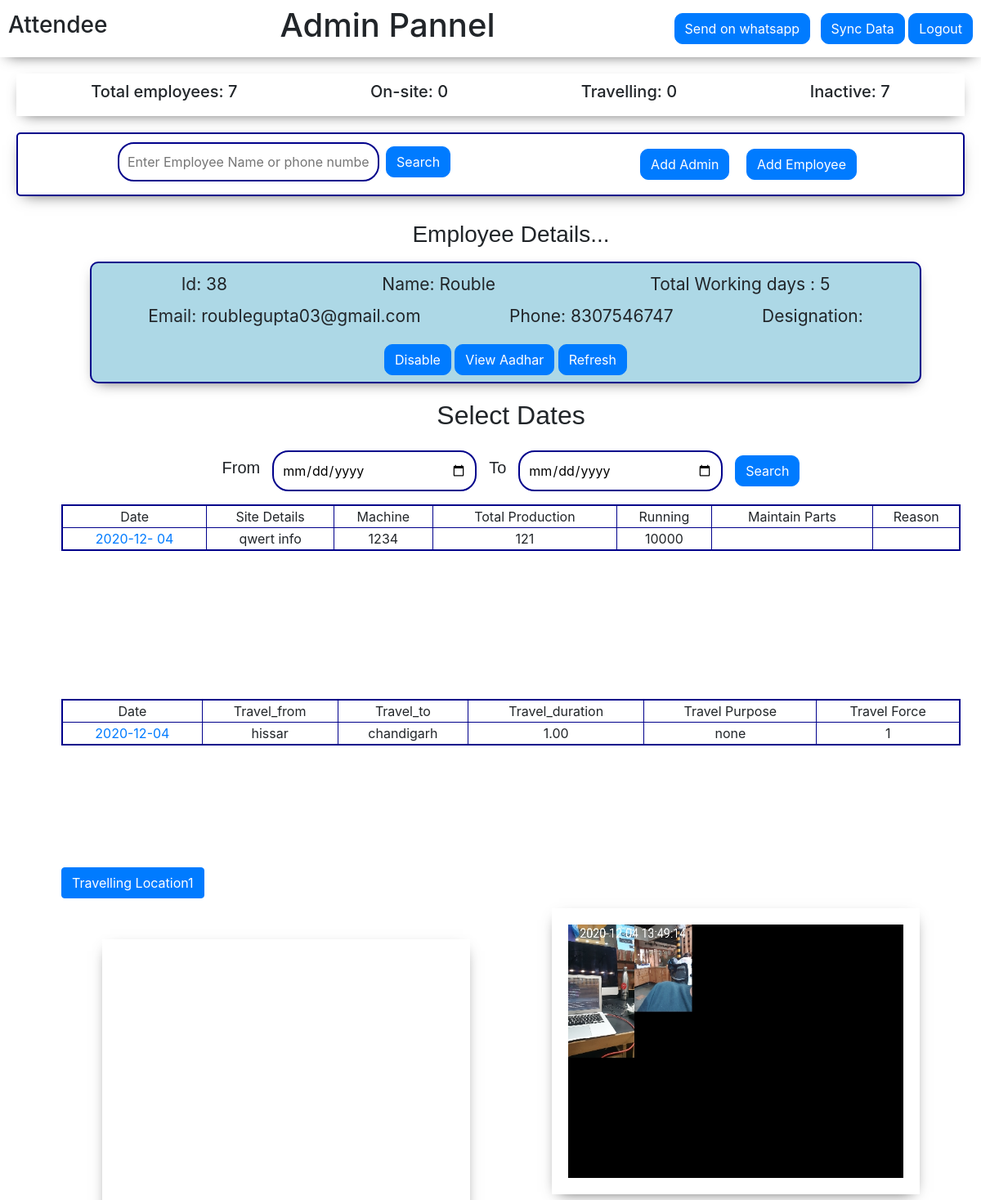
The page /workdetail/38/2020-12-04 (signed in) on the database its author committed.
### attende/models.py (models this page shows, shortened)
class Employee(models.Model):
    emp_id = models.AutoField(primary_key=True)
    employee_name = models.CharField(max_length=100)
    employee_phone = models.CharField(max_length=10, validators=[
                                      RegexValidator(r'^\d{1,16}$')], default=0)
    designation = models.CharField(max_length=20)
    employee_username = models.CharField(max_length=25)
    employee_aadhar = models.ImageField(upload_to="attende/aadhar", default="")
    employee_aadharNumber = models.CharField(
        max_length=12, validators=[RegexValidator(r'^\d{1,16}$')], default=0)
    employee_email = models.CharField(max_length=500, default="")
    employee_status = models.IntegerField(default=0)
    employee_workingDates = models.CharField(max_length=250, default="[]")

class OnSite(models.Model):
    employee = models.ForeignKey(Employee, on_delete=models.CASCADE, null=True)
    emp_date = models.DateField()
    emp_latitude = models.DecimalField(
        max_digits=10, decimal_places=5, default=0)
    emp_longitude = models.DecimalField(
        max_digits=10, decimal_places=5, default=0)
    emp_siteInfo = models.CharField(max_length=500, default="")
    emp_work_modelNumber = models.CharField(
        max_length=50, blank=True, null=True)
    emp_totalProdution = models.CharField(max_length=50, blank=True, null=True)
    emp_running = models.CharField(max_length=50, blank=True, null=True)
    emp_maintainParts = models.CharField(
        max_length=500, default="", blank=True)
    emp_partsReason = models.CharField(max_length=500, default="", blank=True)
    maintain_partsImg = models.ImageField(
        upload_to="attende/aadhar", default="", blank=True)

class Travel(models.Model):
    employee = models.ForeignKey(Employee, on_delete=models.CASCADE, null=True)
    emp_date = models.DateField()
    emp_latitudec = models.DecimalField(
        max_digits=10, decimal_places=5, default=0)
    emp_longitudec = models.DecimalField(
        max_digits=10, decimal_places=5, default=0)
    emp_latitude1 = models.DecimalField(
        max_digits=10, decimal_places=5, default=0, blank=True, null=True)
    emp_longitude1 = models.DecimalField(
        max_digits=10, decimal_places=5, default=0, blank=True, null=True)
    emp_latitude2 = models.DecimalField(
        max_digits=10, decimal_places=5, default=0, blank=True, null=True)
    emp_longitude2 = models.DecimalField(
        max_digits=10, decimal_places=5, default=0, blank=True, null=True)
    emp_latitude3 = models.DecimalField(
        max_digits=10, decimal_places=5, default=0, blank=True, null=True)
    emp_longitude3 = models.DecimalField(
        max_digits=10, decimal_places=5, default=0, blank=True, null=True)
    travel_from = models.CharField(max_length=100, default="", blank=True)
    travel_to = models.CharField(max_length=100, default="", blank=True)
    travel_by = models.CharField(max_length=100, default="", blank=True)
    travel_duration = models.DecimalField(
        max_digits=5, decimal_places=2, default=0, blank=True)
    travel_purpose = models.CharField(max_length=100, default="", blank=True)
    travel_Image = models.CharField(max_length=100, default="", blank=True)
    travel_force = models.IntegerField(blank=True, null=True)
    accompanied_emp2 = models.IntegerField(blank=True, null=True)
    accompanied_emp3 = models.IntegerField(blank=True, null=True)
    accompanied_emp4 = models.IntegerField(blank=True, null=True)
    accompanied_emp5 = models.IntegerField(blank=True, null=True)

### attende/views.py (the view)
# urls.py: path('workdetail/<id>/<date>', views.wd, name="wd"),
def wd(request, id, date):
    if request.user.is_authenticated:
        empData = []
        employe = Employee.objects.all()
        for em in employe:
            empData.append(em)
        ed = Employee.objects.filter(emp_id=id)
        employeeworkingdates = len(eval(Employee.objects.filter(emp_id=id).values(
            'employee_workingDates')[0]['employee_workingDates']))
        totalemp = Employee.objects.all().count()
        current_time = datetime.datetime.now()
        onsiteEmployee = OnSite.objects.filter(emp_date=current_time).count()
        travelEmployee = Travel.objects.filter(emp_date=current_time).count()
        inactive = totalemp - (onsiteEmployee+travelEmployee)
        emplcS = OnSite.objects.filter(employee__emp_id=id, emp_date=date)
        emplcT = Travel.objects.filter(employee__emp_id=id, emp_date=date)
        empworkdt = Travel.objects.filter(employee__emp_id=id, emp_date=date)
        empworkds = OnSite.objects.filter(employee__emp_id=id, emp_date=date)
        if request.method == "POST":
            d1 = request.POST['datefrom']
            d2 = request.POST['dateto']
            empwrkt = Travel.objects.filter(
                employee__emp_id=id, emp_date__range=(d1, d2))
            empwrkds = OnSite.objects.filter(
                employee__emp_id=id, emp_date__range=(d1, d2))
            params = {'empData': empData,
                      'empdetail': ed,
                      'totalemp': totalemp,
                      'empwrkt': empwrkt,
                      'empwrkds': empwrkds,
                      'id': id,
                      'emplcS': emplcS,
                      'emplcT': emplcT,
                      'd1': d1,
                      'd2': d2,
                      'totalemp': totalemp,
                      'os': onsiteEmployee,
                      'te': travelEmployee,
                      'inac': inactive,
                      'count': employeeworkingdates}
            return render(request, 'attende/admin.html', params)
        else:
            params = {'empData': empData,
                      'empdetail': ed,
                      'totalemp': totalemp,
                      'empworkdt': empworkdt,
                      'empworkds': empworkds,
                      'id': id,
                      'emplcS': emplcS,
                      'emplcT': emplcT,
                      'd1': "mm-dd-yyyy",
                      'd2': "mm-dd-yyyy",
                      'totalemp': totalemp,
                      'os': onsiteEmployee,
                      'te': travelEmployee,
                      'inac': inactive,
                      'count': employeeworkingdates}
            return render(request, 'attende/admin.html', params)
    else:
        messages.warning(request, "Something went wrong")
        return redirect('/hd')

### templates/attende/admin.html (shortened to what this page needs)
<!doctype html>
<html lang="en">
<head>
    <link rel="stylesheet" href="https://cdn.jsdelivr.net/npm/bootstrap@4.5.3/dist/css/bootstrap.min.css"
>
</head>
<body>
    <div class="admin_top">
        <h3>Attendee</h3>
        <h1>Admin Pannel</h1>
        <div class="a">
        <a href="/sendonwhatsapp/">
                <button type="button" class="btn btn-primary mx-2 " style="border-radius: 10px;">
                    Send on whatsapp
                </button>
        </a>
        <a href="/sync/"><button class="btn btn-primary" style="border-radius: 10px;">Sync Data</button></a>
        <a href="/logout/"><button class="btn btn-primary" style="border-radius: 10px;">Logout</button></a>
        </div>
    </div>
    <div class="admin_top1">
        <h5>Total employees: {{totalemp}}</h5>
        <h5>On-site: {{os}} </h5>
        <h5>Travelling: {{te}}</h5>
        <h5>Inactive: {{inac}} </h5>
    </div>
    <div class="admin_middle">
        <div class="left">
            <form method="GET" action="/search/" class="sf">
                <input type="text" placeholder="Enter Employee Name or phone number..." id="search" name="query" style="width: 320px;">
                <button class="btn btn-primary ml-2" style="border-radius: 10px;">Search</button>
            </form>
        </div>
        <div class="nvtop" style="align-items: center;">
            <button type="button" class="btn btn-primary mx-2 " style="border-radius: 10px; margin:8px;" data-toggle="modal"
            data-target="#signup">
            Add Admin
        </button>
        <button type="button" class="btn btn-primary mx-2 " style="border-radius: 10px;margin:8px" data-toggle="modal"
        data-target="#employee">
        Add Employee
    </button>
        </div>
    </div>
    <div class="admin_bottom">
        <div class="emp_details">
            <div class="empDetails_middleA">
                <center>
                    <h3 style=" font-family: Comic Sans MS, cursive, sans-serif;">Employee Details...</h3>
                </center>
                <div class="details container mt-3">
                    {% for emp in empdetail %}
                    <div class="ed">
                        <p1 style="font-size: 21px;">Id: {{emp.emp_id}}</p1>
                        <p1 style="font-size: 21px;">Name: {{emp.employee_name}}</p1>
                        <p1 style="font-size: 21px;">Total Working days : {{count}}</p1>
                    </div>
                    {% endfor %}
                    {% for emp in empdetail %}
                    <div class="e mt-2">
                        <p1 style="font-size: 21px;">Email: {{emp.employee_email}}</p1>
                        <p1 style="font-size: 21px;">Phone: {{emp.employee_phone}}</p1>
                        <p1 style="font-size: 21px;">Designation: {{emp.designation}}</p1>
                    </div>
                    {% endfor %}
                    <center>
                        {% for d in empdetail %}
                        {% if d.employee_status == 0 %}
                        <a href="/ad/1/{{d.emp_id}}">
                            <button class="btn btn-primary" style="border-radius: 10px;">Enable</button>
                        </a>
                        {% else %}
                        <a href="/ad/0/{{d.emp_id}}">
                            <button class="btn btn-primary" style="border-radius: 10px;">Disable</button>
                        </a>
                        {% endif%}
                        {% endfor %}
                        <button type="button" class="btn btn-primary mb-2 mt-2" style="border-radius: 10px;"
                            data-toggle="modal" data-target="#adhr">
                            View Aadhar
                        </button>
                        {% if id is not None %}
                        <a href="/homeadmin/{{id}}"><button class="btn btn-primary"
                                style="border-radius: 10px;">Refresh</button></a>
                        {% endif %}
                    </center>
                </div>
            </div>
            <div class="empDetails_middleB mt-1">
                <center>
                    <h2 style=" font-family: Comic Sans MS, cursive, sans-serif;">Select Dates</h2>
                </center>
                <div class="datepicker mt-4">
                    <form method="POST" class="sf">
                        <h5 style=" font-family: Comic Sans MS, cursive, sans-serif; margin-right: 15px;">From</h5>
                        <input type="date" id="dt1" name="datefrom" value='{{d1}}'>
                        <h5
                            style=" font-family: Comic Sans MS, cursive, sans-serif;margin-right: 15px; margin-left: 15px;">
                            To
                        </h5>
                        <input type="date" id="dt2" name="dateto" value='{{d2}}'>
                        <button type="submit" class="btn btn-primary"
                            style="margin-left: 15px;border-radius: 10px;">Search</button>
                    </form>
                </div>
                <div class="container mt-3">
                    <div class="emp_workDetail">
                        <table border="1" style="width: 100%;">
                            <tr align="center">
                                <td>Date</td>
                                <td>Site Details</td>
                                <td>Machine</td>
                                <td>Total Production</td>
                                <td>Running</td>
                                <td>Maintain Parts</td>
                                <td>Reason</td>
                            </tr>
                            {% for e in empworkds %}
                            <tr align="center">
                                <td><a
                                        href='/workdetail/{{id}}/{{e.emp_date|date:"Y-m-d"}}'>{{e.emp_date|date:"Y-m- d" }}</a>
                                </td>
                                <td>{{e.emp_siteInfo}}</td>
                                <td>{{e.emp_work_modelNumber}}</td>
                                <td>{{e.emp_totalProdution}}</td>
                                <td>{{e.emp_running}}</td>
                                <td>{{e.emp_maintainParts}}</td>
                                <td>{{e.emp_partsReason}}</td>
                            </tr>
                            {% endfor %}
                        </table>
                    </div>
                    <div class="emp_workDetail1 mt-5">
                        <table border="1" style="width: 100%;">
                            <tr align="center">
                                <td>Date</td>
                                <td>Travel_from</td>
                                <td>Travel_to</td>
                                <td>Travel_duration</td>
                                <td>Travel Purpose</td>
                                <td>Travel Force</td>
                            </tr>
                            {% for e in empworkdt %}
                            <tr align="center">
                                <td><a
                                        href='/workdetail/{{id}}/{{e.emp_date|date:"Y-m-d"}}'>{{e.emp_date|date:"Y-m-d"}}</a>
                                </td>
                                <td>{{e.travel_from}}</td>
                                <td>{{e.travel_to}}</td>
                                <td>{{e.travel_duration}}</td>
                                <td>{{e.travel_purpose}}</td>
                                <td>{{e.travel_force}}</td>
                            </tr>
                            {% endfor %}
                        </table>
                    </div>
                </div>
            </div>
            <div class="container mt-3">
                <div class="empDetailBottom">
                    <div class="mp">
                        {% for f in emplcT %}
                        {% if f.emp_latitude1 != 0.00000 %}
                        <a href="/mapview/{{f.emp_latitude1}}/{{f.emp_longitude1}}" target="_blank"><button class="btn btn-primary">Travelling Location1</button></a>
                        {% endif %}
                        {% endfor %}
                        <div class="map" id="map">
                        </div>
                    </div>
                    <div class="emp_aadharImg">
                        {% for e in emplcT %}
                        <img src='/media/attende/travel/{{e.travel_Image}}' alt="travel_img" style="height: 310px; width: 410px;">
                        {% endfor %}
                    </div>
                </div>
            </div>
        </div>
    </div>
</body>
</html>

### rows shown on the page
Employee: emp_id "38", employee_name "Rouble", count "5", employee_email "roublegupta03@gmail.com", employee_phone "8307546747"
OnSite: emp_date "2020-12- 04", emp_siteInfo "qwert info", emp_work_modelNumber "1234", emp_totalProdution "121", emp_running "10000"
Travel: emp_date "2020-12-04", travel_from "hissar", travel_to "chandigarh", travel_duration "1.00", travel_purpose "none", travel_force "1", travel_Image (picture)

### other values the page prints
{{ totalemp }} "7"
{{ os }} "0"
{{ te }} "0"
{{ inac }} "7"
